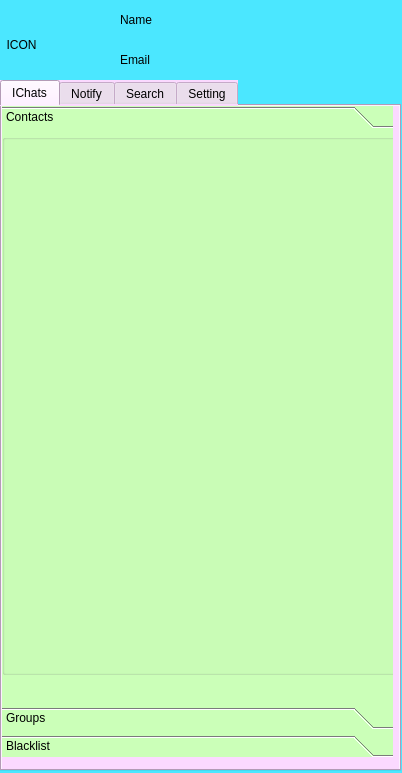
<?xml version="1.0" encoding="UTF-8"?>
<ui version="4.0">
 <class>MainWindow</class>
 <widget class="QFrame" name="MainWindow">
  <property name="geometry">
   <rect>
    <x>0</x>
    <y>0</y>
    <width>402</width>
    <height>773</height>
   </rect>
  </property>
  <property name="windowTitle">
   <string>ICHAT</string>
  </property>
  <property name="styleSheet">
   <string notr="true">background-color: rgb(75, 231, 255);</string>
  </property>
  <widget class="QLabel" name="usericon">
   <property name="geometry">
    <rect>
     <x>0</x>
     <y>10</y>
     <width>70</width>
     <height>70</height>
    </rect>
   </property>
   <property name="text">
    <string>  ICON</string>
   </property>
   <property name="scaledContents">
    <bool>true</bool>
   </property>
  </widget>
  <widget class="QLabel" name="nickname">
   <property name="geometry">
    <rect>
     <x>120</x>
     <y>10</y>
     <width>221</width>
     <height>19</height>
    </rect>
   </property>
   <property name="text">
    <string>Name</string>
   </property>
   <property name="scaledContents">
    <bool>true</bool>
   </property>
  </widget>
  <widget class="QLabel" name="useremail">
   <property name="geometry">
    <rect>
     <x>120</x>
     <y>50</y>
     <width>241</width>
     <height>19</height>
    </rect>
   </property>
   <property name="text">
    <string>Email</string>
   </property>
   <property name="scaledContents">
    <bool>true</bool>
   </property>
  </widget>
  <widget class="QTabWidget" name="usertabs">
   <property name="geometry">
    <rect>
     <x>0</x>
     <y>80</y>
     <width>401</width>
     <height>691</height>
    </rect>
   </property>
   <property name="styleSheet">
    <string notr="true">background-color: rgb(251, 217, 255);</string>
   </property>
   <property name="currentIndex">
    <number>0</number>
   </property>
   <widget class="QWidget" name="ichats">
    <attribute name="title">
     <string>IChats</string>
    </attribute>
    <widget class="QToolBox" name="toolBox">
     <property name="enabled">
      <bool>true</bool>
     </property>
     <property name="geometry">
      <rect>
       <x>0</x>
       <y>0</y>
       <width>391</width>
       <height>651</height>
      </rect>
     </property>
     <property name="styleSheet">
      <string notr="true">background-color: rgb(203, 255, 184);</string>
     </property>
     <property name="currentIndex">
      <number>0</number>
     </property>
     <widget class="QWidget" name="contacts">
      <property name="geometry">
       <rect>
        <x>0</x>
        <y>0</y>
        <width>391</width>
        <height>552</height>
       </rect>
      </property>
      <attribute name="label">
       <string>Contacts</string>
      </attribute>
      <widget class="QGroupBox" name="contacts_box">
       <property name="enabled">
        <bool>true</bool>
       </property>
       <property name="geometry">
        <rect>
         <x>0</x>
         <y>0</y>
         <width>401</width>
         <height>541</height>
        </rect>
       </property>
       <property name="title">
        <string/>
       </property>
      </widget>
     </widget>
     <widget class="QWidget" name="groups">
      <property name="geometry">
       <rect>
        <x>0</x>
        <y>0</y>
        <width>391</width>
        <height>552</height>
       </rect>
      </property>
      <attribute name="label">
       <string>Groups</string>
      </attribute>
      <widget class="QGroupBox" name="groups_box">
       <property name="geometry">
        <rect>
         <x>0</x>
         <y>0</y>
         <width>391</width>
         <height>541</height>
        </rect>
       </property>
       <property name="title">
        <string/>
       </property>
      </widget>
     </widget>
     <widget class="QWidget" name="blacklist">
      <property name="geometry">
       <rect>
        <x>0</x>
        <y>0</y>
        <width>391</width>
        <height>552</height>
       </rect>
      </property>
      <property name="layoutDirection">
       <enum>Qt::LeftToRight</enum>
      </property>
      <property name="autoFillBackground">
       <bool>false</bool>
      </property>
      <attribute name="label">
       <string>Blacklist</string>
      </attribute>
      <widget class="QGroupBox" name="black_box">
       <property name="geometry">
        <rect>
         <x>0</x>
         <y>0</y>
         <width>391</width>
         <height>561</height>
        </rect>
       </property>
       <property name="title">
        <string/>
       </property>
      </widget>
     </widget>
    </widget>
   </widget>
   <widget class="QWidget" name="notify">
    <attribute name="title">
     <string>Notify</string>
    </attribute>
    <widget class="QGroupBox" name="notifies">
     <property name="geometry">
      <rect>
       <x>0</x>
       <y>0</y>
       <width>391</width>
       <height>651</height>
      </rect>
     </property>
     <property name="styleSheet">
      <string notr="true">background-color: rgb(254, 255, 224);</string>
     </property>
     <property name="title">
      <string>GroupBox</string>
     </property>
    </widget>
   </widget>
   <widget class="QWidget" name="search">
    <attribute name="title">
     <string>Search</string>
    </attribute>
    <widget class="QWidget" name="widget" native="true">
     <property name="geometry">
      <rect>
       <x>0</x>
       <y>0</y>
       <width>391</width>
       <height>651</height>
      </rect>
     </property>
     <property name="styleSheet">
      <string notr="true">background-color: rgb(255, 176, 169);</string>
     </property>
     <widget class="QLabel" name="label">
      <property name="geometry">
       <rect>
        <x>100</x>
        <y>30</y>
        <width>181</width>
        <height>19</height>
       </rect>
      </property>
      <property name="styleSheet">
       <string notr="true">background-color: rgb(252, 255, 235);</string>
      </property>
      <property name="text">
       <string>User Email / GroupID</string>
      </property>
     </widget>
     <widget class="QPushButton" name="user_search">
      <property name="geometry">
       <rect>
        <x>130</x>
        <y>120</y>
        <width>109</width>
        <height>35</height>
       </rect>
      </property>
      <property name="styleSheet">
       <string notr="true">background-color: rgb(117, 159, 255);</string>
      </property>
      <property name="text">
       <string>Search</string>
      </property>
     </widget>
     <widget class="QLabel" name="label_2">
      <property name="geometry">
       <rect>
        <x>10</x>
        <y>160</y>
        <width>111</width>
        <height>19</height>
       </rect>
      </property>
      <property name="styleSheet">
       <string notr="true">background-color: rgb(255, 151, 205);</string>
      </property>
      <property name="text">
       <string>Click to Add</string>
      </property>
     </widget>
     <widget class="QLineEdit" name="input_id">
      <property name="geometry">
       <rect>
        <x>12</x>
        <y>70</y>
        <width>371</width>
        <height>33</height>
       </rect>
      </property>
      <property name="styleSheet">
       <string notr="true">background-color: rgb(255, 255, 255);</string>
      </property>
     </widget>
     <widget class="QTableWidget" name="search_results_table">
      <property name="geometry">
       <rect>
        <x>0</x>
        <y>190</y>
        <width>391</width>
        <height>321</height>
       </rect>
      </property>
      <property name="editTriggers">
       <set>QAbstractItemView::AnyKeyPressed|QAbstractItemView::DoubleClicked|QAbstractItemView::EditKeyPressed|QAbstractItemView::SelectedClicked</set>
      </property>
     </widget>
    </widget>
   </widget>
   <widget class="QWidget" name="setting">
    <attribute name="title">
     <string>Setting</string>
    </attribute>
    <widget class="QWidget" name="setting_widget" native="true">
     <property name="geometry">
      <rect>
       <x>0</x>
       <y>0</y>
       <width>401</width>
       <height>661</height>
      </rect>
     </property>
     <property name="styleSheet">
      <string notr="true">background-color: rgb(225, 255, 244);</string>
     </property>
     <widget class="QWidget" name="verticalLayoutWidget">
      <property name="geometry">
       <rect>
        <x>80</x>
        <y>30</y>
        <width>231</width>
        <height>521</height>
       </rect>
      </property>
      <layout class="QGridLayout" name="gridLayout">
       <item row="0" column="0">
        <widget class="QPushButton" name="logout">
         <property name="styleSheet">
          <string notr="true">background-color: rgb(236, 255, 183);</string>
         </property>
         <property name="text">
          <string>Logout</string>
         </property>
        </widget>
       </item>
       <item row="1" column="0">
        <widget class="QPushButton" name="about">
         <property name="styleSheet">
          <string notr="true">background-color: rgb(255, 213, 140);</string>
         </property>
         <property name="text">
          <string>About</string>
         </property>
        </widget>
       </item>
       <item row="2" column="0">
        <widget class="QPushButton" name="helpme">
         <property name="styleSheet">
          <string notr="true">background-color: rgb(255, 87, 53);</string>
         </property>
         <property name="text">
          <string>HelpMe</string>
         </property>
        </widget>
       </item>
      </layout>
     </widget>
    </widget>
   </widget>
  </widget>
 </widget>
 <resources/>
 <connections/>
</ui>
